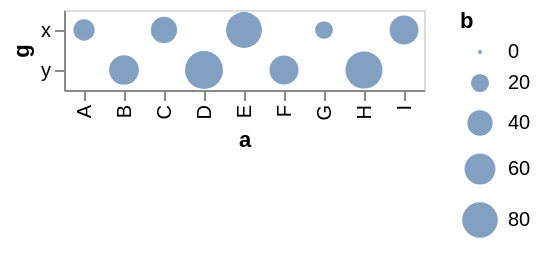

The specification (Vega-Lite) saved for this image:
### Vega-Lite specification from a JSON file in a GitHub repository (floating-point values rounded to 4 significant figures)
{"data": {"values": [{"a": "A", "b": 28, "c": 5, "g": "x"}, {"a": "B", "b": 55, "c": 9, "g": "y"}, {"a": "C", "b": 43, "c": 2, "g": "x"}, {"a": "D", "b": 91, "c": 7, "g": "y"}, {"a": "E", "b": 81, "c": 4, "g": "x"}, {"a": "F", "b": 53, "c": 6, "g": "y"}, {"a": "G", "b": 19, "c": 8, "g": "x"}, {"a": "H", "b": 87, "c": 1, "g": "y"}, {"a": "I", "b": 52, "c": 3, "g": "x"}]}, "mark": "circle", "encoding": {"x": {"field": "a", "type": "nominal"}, "y": {"field": "g", "type": "nominal"}, "size": {"field": "b", "type": "quantitative"}}}
